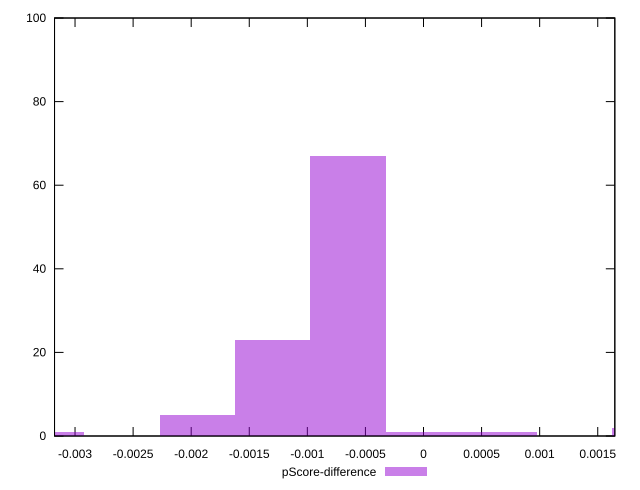

Source code (gnuplot):
reset

$pScoreDifference <<EOF
0 1
-0.0019475705663989187 5
-0.0012983803775992791 23
-0.0006491901887996396 67
0.0006491901887996396 1
-0.003245950943998198 1
0.0019475705663989187 2
EOF

set key outside below
set boxwidth 0.0006491901887996396
set xrange [-0.0031764705882352806:0.0016470588235294459]
set yrange [0:100]
set trange [0:100]
set style fill transparent solid 0.5 noborder
set terminal svg size 640, 490 enhanced background rgb 'white'
set output "report_00023_2021-02-20T12:14:57.249Z/uses-rel-preload/samples/pages+cached/pScore-difference/histogram.svg"

plot $pScoreDifference title "pScore-difference" with boxes

reset
